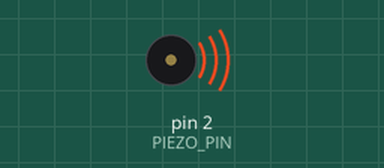
Simulated run of this sketch. Board: Arduino Uno, built with avr-gcc and run on an emulated ATmega328P. On the bench: buzzer (waves = sounding).

Above: at 4.1 s.
At 15.8 s:
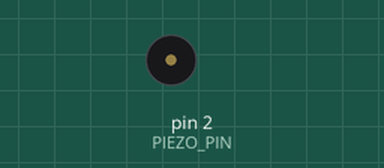
Timing chart, 0 to 17.3 s (numbered marks = the images above):
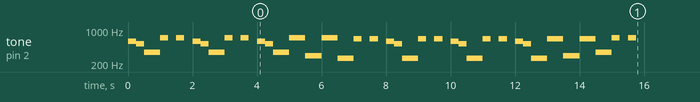

The sketch:

PlayMelody.ino
```cpp
#include "pitches.h"
#include "PiezoelectricSounder.hpp";

void construct_melody(PiezoelectricSounder *ps) {
  ps->add_note(NOTE_D5, 250);
  ps->add_note(NOTE_C5, 250);
  ps->add_note(NOTE_F4, 500);
  ps->add_note(NOTE_F5, 250);
  ps->add_note(NULL, 250);
  ps->add_note(NOTE_F5, 250);
  ps->add_note(NULL, 250);
  ps->add_note(NOTE_D5, 250);
  ps->add_note(NOTE_C5, 250);
  ps->add_note(NOTE_F4, 500);
  ps->add_note(NOTE_F5, 250);
  ps->add_note(NULL, 250);
  ps->add_note(NOTE_F5, 250);
  ps->add_note(NULL, 250);
  ps->add_note(NOTE_D5, 250);
  ps->add_note(NOTE_C5, 250);
  ps->add_note(NOTE_F4, 500);
  ps->add_note(NOTE_F5, 500);
  ps->add_note(NOTE_D4, 500);
  ps->add_note(NOTE_F5, 500);
  ps->add_note(NOTE_C4, 500);
  ps->add_note(NOTE_E5, 250);
  ps->add_note(NULL, 250);
  ps->add_note(NOTE_E5, 250);
  ps->add_note(NULL, 250);
  ps->add_note(NOTE_D5, 250);
  ps->add_note(NOTE_C5, 250);
  ps->add_note(NOTE_C4, 500);
  ps->add_note(NOTE_E5, 250);
  ps->add_note(NULL, 250);
  ps->add_note(NOTE_E5, 250);
  ps->add_note(NULL, 250);
  ps->add_note(NOTE_D5, 250);
  ps->add_note(NOTE_C5, 250);
  ps->add_note(NOTE_C4, 500);
  ps->add_note(NOTE_E5, 250);
  ps->add_note(NULL, 250);
  ps->add_note(NOTE_E5, 250);
  ps->add_note(NULL, 250);
  ps->add_note(NOTE_D5, 250);
  ps->add_note(NOTE_C5, 250);
  ps->add_note(NOTE_C4, 500);
  ps->add_note(NOTE_E5, 500);
  ps->add_note(NOTE_D4, 500);
  ps->add_note(NOTE_E5, 500);
  ps->add_note(NOTE_F4, 500);
  ps->add_note(NOTE_F5, 250);
  ps->add_note(NULL, 250);
  ps->add_note(NOTE_F5, 250);
}

void setup() {
  auto ps = PiezoelectricSounder();
  ps.init();
  construct_melody(&ps);
  ps.play();
}

void loop() {}
```

PiezoelectricSounder.hpp
```cpp
#ifndef PIEZOELECTRIC_SOUNDER_HPP
#define PIEZOELECTRIC_SOUNDER_HPP

struct note {
  unsigned int frequency;
  unsigned long duration;
};

class PiezoelectricSounder {
  private:
    const int PIEZO_PIN = 2;
    struct note *_melody;
    int _melodySize = 0;
    int _melodyCapacity = 10;

  public:
    PiezoelectricSounder() {
      _melody = new note[_melodyCapacity];
    }

    ~PiezoelectricSounder() {
      delete[] _melody;
    }

    void add_note(unsigned int frequency, unsigned long duration) {
      if (_melodySize >= _melodyCapacity) {
        _melodyCapacity *= 2;
        note *newMelody = new note[_melodyCapacity];
        memcpy(newMelody, _melody, sizeof(note) * _melodySize);
        delete[] _melody;
        _melody = newMelody;
      }

      struct note new_note = { frequency, duration };
      _melody[_melodySize++] = new_note;
    }

    void play() {
      for (int thisNote = 0; thisNote < _melodySize; thisNote++) {
        unsigned int freq = _melody[thisNote].frequency;
        if (freq != NULL) {
          tone(PIEZO_PIN, freq);
        }
        delay(_melody[thisNote].duration);
        noTone(PIEZO_PIN);
      }
      noTone(PIEZO_PIN);
    }

    void init() {
      pinMode(PIEZO_PIN, OUTPUT);
    }
};

#endif
```
